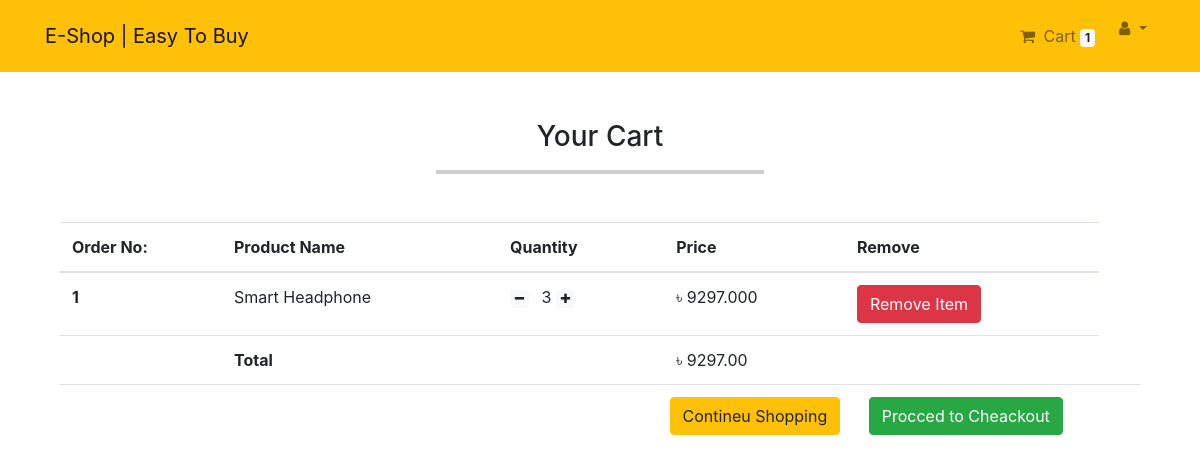
Screenshot of /order/cart/ (signed in) with the database file from the repository.
### App_login/models.py (models this page shows, shortened)
class User(AbstractBaseUser,PermissionsMixin):
    email=models.EmailField(unique=True, null=False)
    is_staff = models.BooleanField(
        ugettext_lazy('staff status'),
        default = False,
        help_text = ugettext_lazy('Designates whether the user can log in this site')
    )
    is_active = models.BooleanField(
        ugettext_lazy('active'),
        default=True,
        help_text=ugettext_lazy('Designates wether this user should be trated as active. Unseleted of deleting account')
    )
    USERNAME_FIELD='email'
    objects = MyUserManager()

### App_order/models.py (models this page shows, shortened)
class Order(models.Model):
    orderitem = models.ManyToManyField(Cart)
    user = models.ForeignKey(settings.AUTH_USER_MODEL, on_delete=models.CASCADE)
    ordered = models.BooleanField(default=False)
    created = models.DateTimeField(auto_now_add=True)
    paymentId = models.CharField(max_length=264, blank=True, null=True)
    orderId = models.CharField(max_length=200, blank=True, null=True)
    def get_totals(self):
        total = 0
        for order_item in self.orderitem.all():
            total += float(order_item.get_total())
        return total

class Cart(models.Model):
    user = models.ForeignKey(settings.AUTH_USER_MODEL, on_delete=models.CASCADE, related_name="cart")
    item = models.ForeignKey(Product, on_delete=models.CASCADE)
    quantity = models.IntegerField(default=1)
    purchased = models.BooleanField(default=False)
    created = models.DateTimeField(auto_now_add=True)
    updated = models.DateTimeField(auto_now=True)
    def get_total(self):
        total = self.item.price * self.quantity
        float_total = format(total,'0.3f')
        return float_total

### App_shop/models.py (models this page shows, shortened)
class Product(models.Model):
    mainimage = models.ImageField(upload_to="products")
    name = models.CharField(max_length=264)
    category = models.ForeignKey(Category, on_delete=models.CASCADE, related_name='category')
    preview_text = models.TextField(max_length=200, verbose_name='Preview Text')
    details_text = models.TextField(max_length=1000, verbose_name='Description')
    price = models.FloatField()
    old_price = models.FloatField(default=0.00)
    created_date = models.DateTimeField(auto_now_add=True)
    class Meta:
        ordering = ['-created_date',]

### App_order/views.py (the view)
# urls.py: path('cart/', views.Cart_View, name='cart_item'),
@login_required
def Cart_View(request):
    carts = Cart.objects.filter(user=request.user, purchased=False)
    orders = Order.objects.filter(user=request.user, ordered=False)
    if carts.exists() and orders.exists():
        order = orders[0]
        return render(request, 'App_order/cart.html', context={'carts':carts, 'order':order})
    else:
        messages.warning(request, "You don't have any item in your cart")
        return redirect('app_shop:home')

### App_order/templatetags/cart_tag.py (called while the page is built)
@register.filter
def cart_total(user):
    order = Order.objects.filter(user=user, ordered=False)
    if order.exists():
        return order[0].orderitem.count()
    else:
        return 0

### templates/App_order/cart.html (shortened to what this page needs)
{% extends 'base.html' %}
{% load static %}
{% block content_block %}
    <div class="container ">
         <div class="my-5 text-center">
             <h3>Your Cart</h3><hr width="30%" style="border:2px solid rgb(206, 206, 206)">
         </div>
         <table class="table table-hover">
             <thead>
                 <tr>
                     <th scope="col" width="15%">Order No: </th>
                     <th scope="col" >Product Name </th>
                     <th scope="col" >Quantity </th>
                     <th scope="col"  align="right">Price </th>
                     <th scope="col" >Remove </th>
                 </tr>
             </thead>
             <tbody>
                 {% for cart in carts %}
                 <tr>
                     <th scope="row">{{forloop.counter}} </th>
                     <td>{{cart.item.name}}</td>
                     <td>
                         <a href="{% url 'app_order:decrease' pk=cart.item.pk %}" class="mr-2"><span class="badge badge-light"><i class="fa fa-minus"></i></span></a>
                         {{cart.quantity}}
                         <a href="{% url 'app_order:increase' pk=cart.item.pk %}" class="mr-2"><span class="badge badge-light"><i class="fa fa-plus"></i></span></a>
                     </td>
                     <td >&#2547; {{cart.get_total}}</td>
                     <td><a href="{% url 'app_order:remove' pk=cart.item.pk %}" class="btn btn-danger"> Remove Item</a></td>
                 </tr>
                 {% endfor %}
                 <tr>
                     <th scope="row"></th>
                     <td colspan="2"><b>Total</b> </td>
                     <td >&#2547; {{order.get_totals | floatformat:2 }}</td>
                    <td></td>
                 </tr>
                 <tr>
                     <th scope="row"></th>
                     <td colspan="4" class="text-right">
                         <a href="{% url 'app_shop:home' %}" class="btn btn-warning mr-4">Contineu Shopping</a>
                         <a href="{% url 'app_payment:checkout' %}" class="btn btn-success mr-4 ">Procced to Cheackout</a>
                    </td>
                    <td></td>
                 </tr>
             </tbody>
         </table>
    </div>
{% endblock %}/

### templates/navbar.html (shortened to what this page needs)
{% load cart_tag %}
<nav class="navbar navbar-expand-lg navbar-light bg-warning">
    <div class="container">
        <a class="navbar-brand" href="{% url 'app_shop:home' %}">E-Shop | Easy To Buy </a>
       <div class="collapse navbar-collapse" id="navbarNav">
         <ul class="navbar-nav ml-auto ">
           {% if request.user.is_authenticated %}
           <li class="nav-item m-2">
             <a href="{% url 'app_order:cart_item' %}" class="nav-link">
              <i class="fa fa-shopping-cart pr-1"></i> Cart
              <span class="badge badge-light">{{request.user | cart_total}}</span>
             </a>
           </li>
           <li class="nav-item dropdown">
            <a href="" class="nav-link dropdown-toggle" id="navbardropDropdown" role="button" aria-haspopup="true" data-toggle="dropdown" aria-expanded="false"> <i class="fa solid fa-user "></i> {{request.user.profile.username}}
          </a>
           </li>
           {% endif %}
         </ul>
       </div>
    </div>
</nav>

### rows the page displays
User: user|cart_total "1"
Cart: item.name "Smart Headphone", quantity "3", get_total "9297.000"
Order: get_totals "9297.00"
